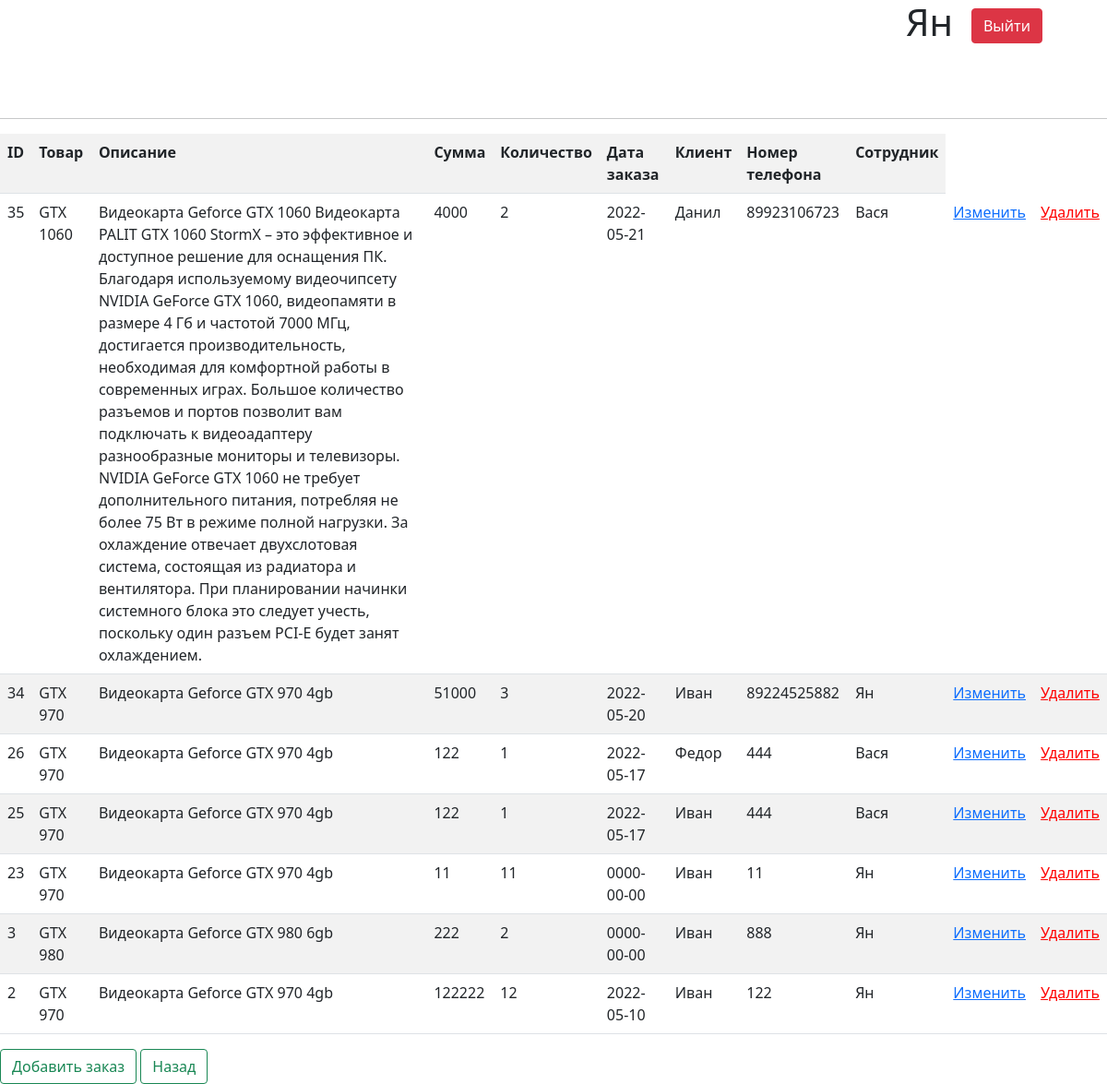
The app's page /orders.php (signed in) with its own data.
### tables this page shows
CREATE TABLE `orders` (
  `id` int(11) NOT NULL,
  `id_product` int(11) DEFAULT NULL,
  `description` text,
  `summ` int(11) DEFAULT NULL,
  `col` int(11) DEFAULT NULL,
  `date_order` date DEFAULT NULL,
  `id_client` int(11) DEFAULT NULL,
  `phone_number` bigint(15) DEFAULT NULL,
  `id_employee` int(11) DEFAULT NULL
);

CREATE TABLE `products` (
  `id` int(11) NOT NULL,
  `name` varchar(255) DEFAULT NULL,
  `price` bigint(11) DEFAULT NULL,
  `col` int(11) DEFAULT NULL,
  `description` text,
  `id_product_group` int(11) DEFAULT NULL
);

CREATE TABLE `clients` (
  `id` int(11) NOT NULL,
  `name` varchar(255) DEFAULT NULL,
  `phone_number` bigint(15) DEFAULT NULL,
  `email` varchar(255) DEFAULT NULL
);

CREATE TABLE `employees` (
  `id` int(11) NOT NULL,
  `full_name` varchar(255) DEFAULT NULL,
  `login` varchar(255) DEFAULT NULL,
  `password` varchar(255) DEFAULT NULL,
  `email` varchar(255) DEFAULT NULL,
  `is_admin` tinyint(1) NOT NULL
);

### orders.php (the view, shortened to what this page needs)
<?php
require_once 'config/connect.php';
?>
<!doctype html>
<html lang="en">
<head>
    <link rel="stylesheet" href="style.css">
    <link rel="stylesheet" type="text/css" href="https://cdn.jsdelivr.net/npm/bootstrap@5.1.3/dist/css/bootstrap.min.css">
</head>
<div class="h1" align="right" style="margin-right: 70px;">
<a href="index.php"><button  style="margin-left: 20px;"class="btn btn-danger" type="btn">Выйти</button></a>
</div>
<body>
      <hr style="margin-top: 80px;">
    <div style="flex-direction: column;" class='wrap'>
        <div name ="sq">
            <table style="width: 100%;"class='table table-striped'>
                <tr>
                    <th>ID</th>
                    <th>Товар</th>
                    <th>Описание</th>
                    <th>Сумма</th>
                    <th>Количество</th>
                    <th>Дата заказа</th>
                    <th>Клиент</th>
                    <th>Номер телефона</th>
                    <th>Сотрудник</th>
                </tr>
                <?php
                    $orders = mysqli_query($connect, "SELECT orders.id, products.name, products.description, summ, orders.col, date_order, clients.name, orders.phone_number, employees.full_name From orders, products, clients, employees WHERE orders.id_product = products.id and orders.id_client = clients.id and orders.id_employee = employees.id order by orders.id desc limit 20;");
                    $orders = mysqli_fetch_all($orders);
                    foreach ($orders as $order) {
                        ?>
                            <tr>
                                <td><?= $order[0] ?></td>
                                <td><?= $order[1] ?></td>
                                <td><?= $order[2] ?></td>
                                <td><?= $order[3] ?></td>
                                <td><?= $order[4] ?></td>
                                <td><?= $order[5] ?></td>
                                <td><?= $order[6] ?></td>
                                <td><?= $order[7] ?></td>
                                <td><?= $order[8] ?></td>
                                <td><a href="update_orders.php?id=<?= $order[0] ?>">Изменить</a></td>
                                <td><a style="color: red;" href="vendor/delete_orders.php?id=<?= $order[0] ?>">Удалить</a></td>
                            </tr>
                        <?php
                    }
                ?>
            </table>
        </div>
    </div>
    <a href="neworder.php"><button  class="btn btn-outline-success" type="btn">Добавить заказ</button></a>
    <a href="index1.php"><button  class="btn btn-outline-success" type="btn">Назад</button></a>
</body>
</html>

### style.css (style rules this page uses)
.wrap { display: flex; flex-direction: row; justify-content: center; }

### orders.php (style rules this page uses)
th, td { padding: 10px; }
th { background: #606060; color: #fff; }
td { background: #b5b5b5; }
.wrap { display: flex; flex-direction: row; justify-content: center; }

### records on screen
orders: id "35", id_product.name "GTX 1060", id_product.description "Видеокарта Geforce GTX 1060 Видеокарта PALIT GTX 1060 StormX – это эффективное и доступное решение для оснащения ПК. Благодаря используемому видеочипсету NVIDIA GeForce GTX 1060, видеопамяти в размере 4 Гб и частотой 7000 МГц, достигается производительность, необходимая для комфортной работы в современных играх. Большое количество разъемов и портов позволит вам подключать к видеоадаптеру разнообразные мониторы и телевизоры. NVIDIA GeForce GTX 1060 не требует дополнительного питания, потребляя не более 75 Вт в режиме полной нагрузки. За охлаждение отвечает двухслотовая система, состоящая из радиатора и вентилятора. При планировании начинки системного блока это следует учесть, поскольку один…", summ "4000", col "2", date_order "2022-05-21", id_client.name "Данил", phone_number "89923106723", id_employee.full_name "Вася"
orders: id "34", id_product.name "GTX 970", id_product.description "Видеокарта Geforce GTX 970 4gb", summ "51000", col "3", date_order "2022-05-20", id_client.name "Иван", phone_number "89224525882", id_employee.full_name "Ян"
orders: id "26", id_product.name "GTX 970", id_product.description "Видеокарта Geforce GTX 970 4gb", summ "122", col "1", date_order "2022-05-17", id_client.name "Федор", phone_number "444", id_employee.full_name "Вася"
orders: id "25", id_product.name "GTX 970", id_product.description "Видеокарта Geforce GTX 970 4gb", summ "122", col "1", date_order "2022-05-17", id_client.name "Иван", phone_number "444", id_employee.full_name "Вася"
orders: id "23", id_product.name "GTX 970", id_product.description "Видеокарта Geforce GTX 970 4gb", summ "11", col "11", date_order "0000-00-00", id_client.name "Иван", phone_number "11", id_employee.full_name "Ян"
orders: id "3", id_product.name "GTX 980", id_product.description "Видеокарта Geforce GTX 980 6gb", summ "222", col "2", date_order "0000-00-00", id_client.name "Иван", phone_number "888", id_employee.full_name "Ян"
orders: id "2", id_product.name "GTX 970", id_product.description "Видеокарта Geforce GTX 970 4gb", summ "122222", col "12", date_order "2022-05-10", id_client.name "Иван", phone_number "122", id_employee.full_name "Ян"
